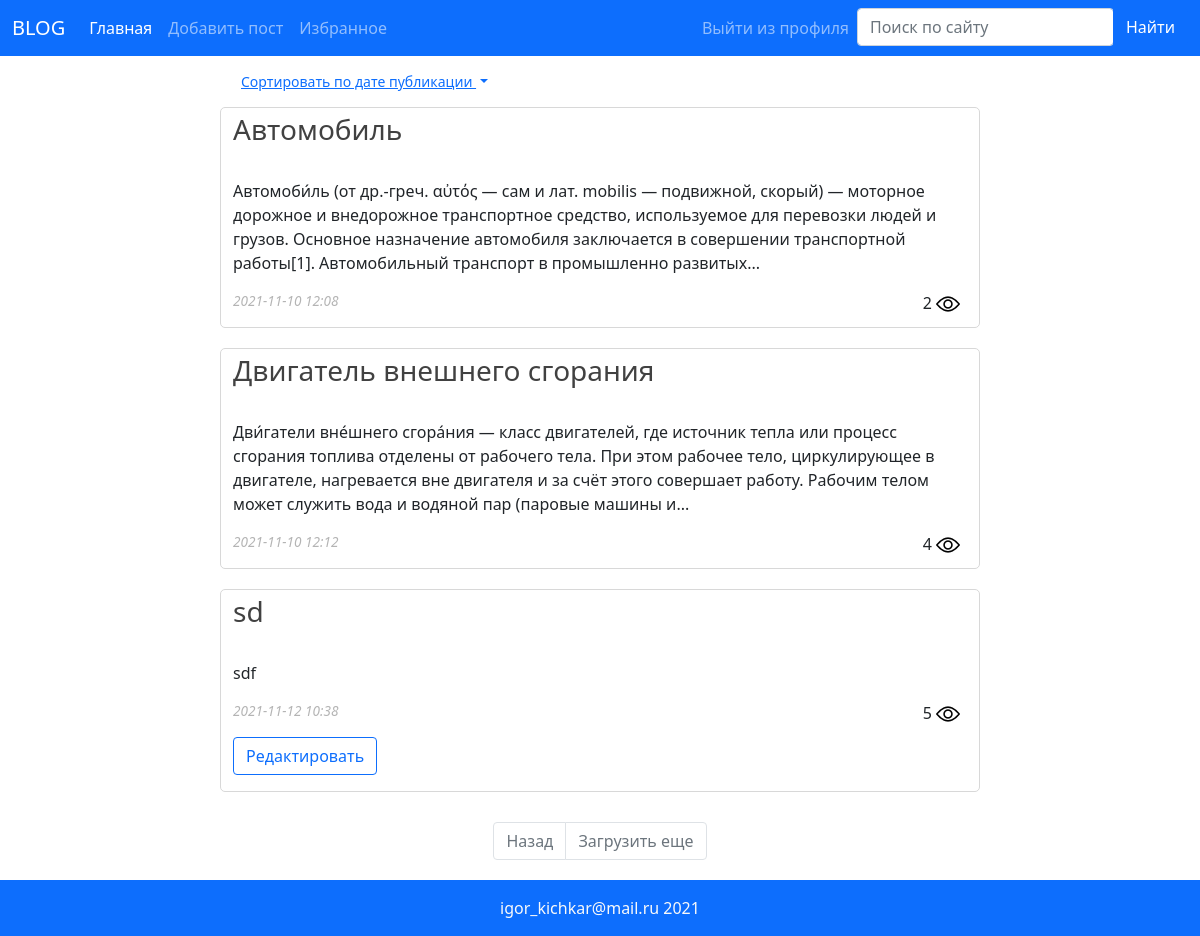
The page /favorites_posts (signed in) on the database as committed earlier.
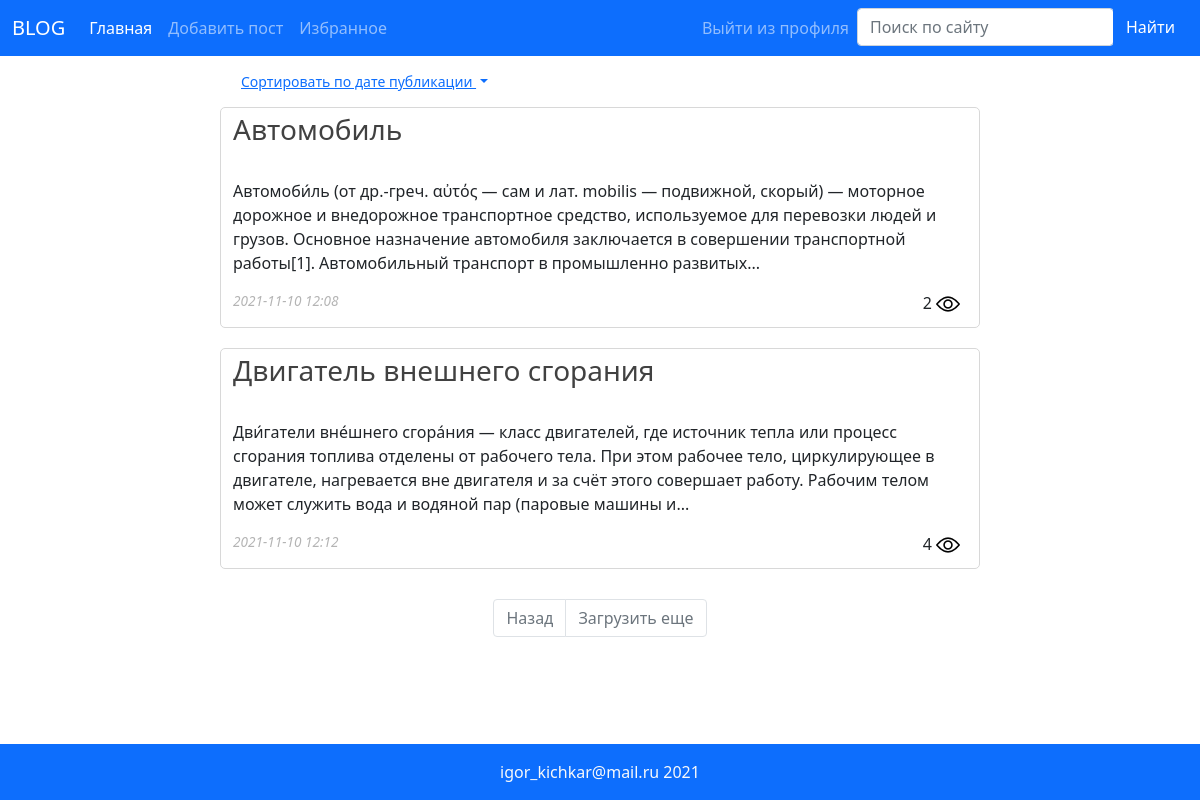
The same page on the database as committed later.
### models.py (models this page shows, shortened)
class SaveMixin(object):
    pass

class Post(db.Model, SaveMixin):
    id = db.Column(db.Integer(), primary_key=True)
    title = db.Column(db.String(255), nullable=False)
    content = db.Column(db.Text(), nullable=False)
    author = db.Column(db.String(255), nullable=False)
    views = db.Column(db.Integer(), nullable=False, default=0)
    likes = db.Column(db.Integer(), nullable=False, default=0)
    created_on = db.Column(db.DateTime(), default=datetime.utcnow)
    updated_on = db.Column(
        db.DateTime(), default=datetime.utcnow, onupdate=datetime.utcnow)

### app.py (the view)
@app.route('/favorites_posts')
@app.route('/favorites_posts/<int:page>')
def favorites_posts(page=1):
    favorites_post_id = db.session.query(Favorites).filter(Favorites.user_email == str(current_user)).all()
    favorites_post_id = [int(i.post_id) for i in favorites_post_id]
    if request.cookies.get('sort') == 'decrease':
        posts = db.session.query(Post)\
            .filter(Post.id.in_(favorites_post_id))\
            .order_by(Post.id.desc()).paginate(page, 20)
    else:
        posts = db.session.query(Post)\
            .filter(Post.id.in_(favorites_post_id))\
            .paginate(page, 20)
    return render_template('main.html',
                           posts=posts,
                           autoriz=current_user.is_authenticated,
                           current_user=str(current_user),
                           user_status=check_user_status(current_user),
                           flag='favorites', )

### app.py (called while the page is built)
@login_manager.user_loader
def load_user(user_id):
    return db.session.query(Users).get(user_id)

### models.py (called while the page is built)
    def __repr__(self):
        return f"{self.email}"

### utils.py (called while the page is built)
def check_user_status(current_user):
    return str(current_user.status) if current_user.is_authenticated else None

### templates/main.html (shortened to what this page needs)
{% extends 'base.html' %}
{% block content %}
<div class='row main_content'>
  <div class="col-12 col-sm-10 col-lg-8 sort">
    <div class="dropdown">
      <button class="btn btn-link btn-sm dropdown-toggle" type="button" id="dropdownMenuButton1" data-bs-toggle="dropdown"
        aria-expanded="false">
        Сортировать по дате публикации
      </button>
        {% if  flag == 'favorites'%}
        {% set slug = 'favorites'%}
        {% elif flag == 'main' %}
        {% set slug = 'main'%}
        {% elif flag == 'search' %}
        {% set slug = 'search'%}
        {% endif %}
    </div>
  </div>
</div>
{% for i in posts.items %}
<div class='row'>
  <div class="col-12 col-sm-10 col-lg-8 post">
    <a class='title_post' href="{{ url_for('post', post_id=i.id) }}">
      <h3>{{ i.title }}</h3>
    </a>
    <br>
    {% if i.content |length > 300 %}
    <p>{{ i.content[:300] }}...</p>
    {% else %}
    <p>{{ i.content }}
      {% endif %}
    <p class='rightimg'>{{ i.views }} <img src="{{url_for('static', filename='/images/img/view.png')}}"></p>
    <p class='created_on'>{{ (i.created_on | string)[:16]}}</p>
    {% if user_status == 'admin' or i.author == current_user %}
    {% set edit_link = '/edit/' + i.id|string %}
    <p><a class='btn btn-outline-primary' href="{{ edit_link }}">Редактировать</a></p>
    {% endif %}
  </div>
</div>
{% endfor %}
{% if flag == 'favorites' %}
{% set endpoint = 'favorites_posts' %}
{% elif flag == 'main' %}
{% set endpoint = 'main' %}
{% elif flag == 'search' %}
{% set endpoint = 'find_phrase' %}
{% endif %}
<nav aria-label="Page navigation example">
  <ul class="pagination justify-content-center">
    {% if posts.has_prev %}
    <li class="page-item">
      <a class="page-link" href="{{ url_for(endpoint, page=posts.prev_num) }}" tabindex="-1">Назад</a>
    </li>
    {% else %}
    <li class="page-item disabled">
      <a class="page-link" href="#" tabindex="-1">Назад</a>
    </li>
    {% endif %}
    {% if posts.has_next %}
    <li class="page-item">
      <a class="page-link" href="{{ url_for(endpoint, page=posts.next_num) }}">Загрузить еще</a>
    </li>
    {% else %}
    <li class="page-item disabled">
      <a class="page-link" href="#">Загрузить еще</a>
    </li>
    {% endif %}
  </ul>
</nav>
{% endblock %}

Rows that differ between the two databases and show on the page:
removed Post: title "sd", content "sdf", views "5", created_on "2021-11-12 10:38"
